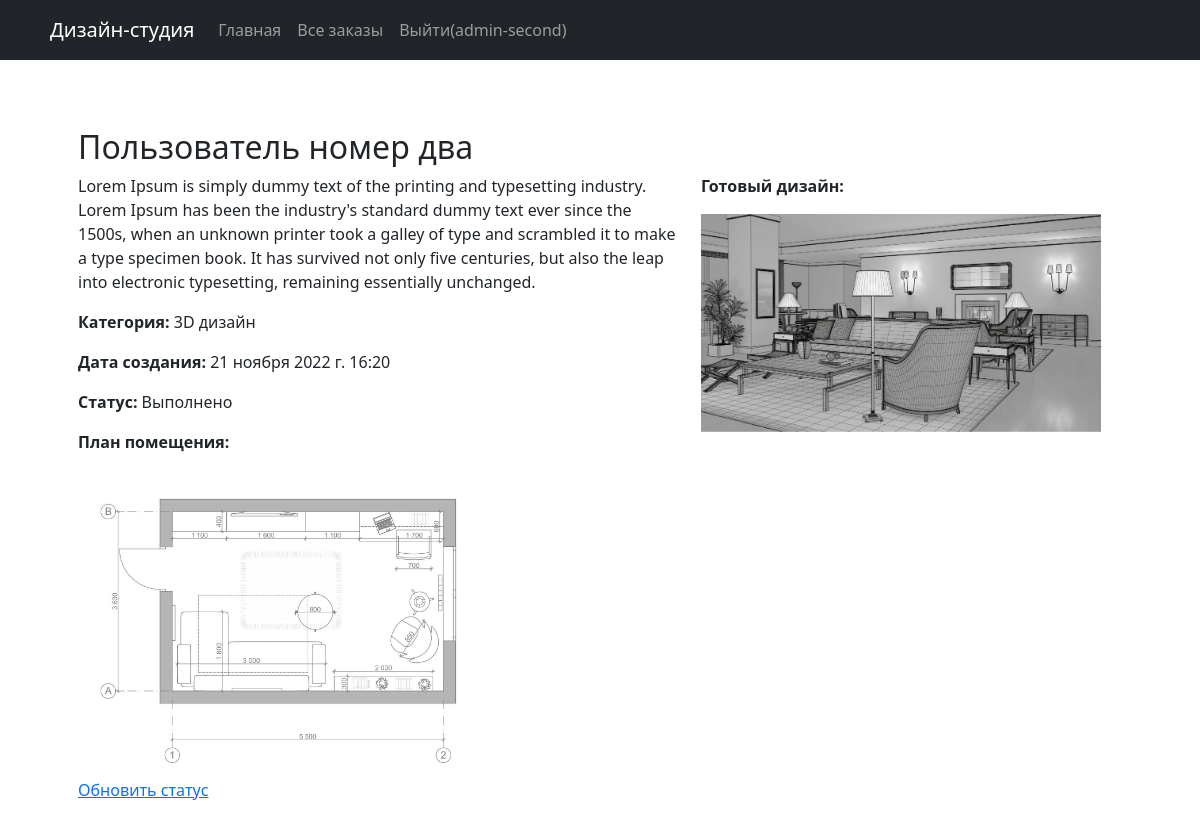
The app's page /order/23 (signed in) with its own data.
### design/models.py (models this page shows, shortened)
class User(AbstractUser):
    name = models.CharField(max_length=254, verbose_name='ФИО', blank=False)
    login = models.CharField(max_length=254, verbose_name='Логин', blank=False, unique=True)
    email = models.EmailField(max_length=254, verbose_name='E-mail', blank=False, unique=True)
    password = models.CharField(max_length=254, verbose_name='Пароль', blank=False)
    role = models.CharField(max_length=254, verbose_name='Роль пользователя', blank=False,
                            choices=(('admin', 'Администратор'), ('user', 'Пользователь')), default='user')
    approval = models.BooleanField(verbose_name='Согласие на обработку персональных данных', default=True)
    username = None
    USERNAME_FIELD = 'login'
    def __str__(self):
        return self.name

class Order(models.Model):
    STATUS_CHOICES = [
        ('new', 'Новая'),
        ('accepted', 'Принято'),
        ('done', 'Выполнено')
    ]
    title = models.CharField(max_length=254, verbose_name='Заявка', blank=False)
    description = models.CharField(max_length=500, verbose_name='Описание', blank=False)
    photo = models.ImageField(max_length=254, upload_to=get_name_file, verbose_name="Фото", blank=False,
                              validators=[FileExtensionValidator(allowed_extensions=['jpg', 'jpeg', 'png', 'bmp'])])
    time_create = models.DateTimeField(auto_now_add=True, verbose_name="Время создания")
    category = models.ForeignKey('Category', verbose_name='Категория', on_delete=models.CASCADE, blank=False)
    status = models.CharField(max_length=254, verbose_name='Статус', choices=STATUS_CHOICES,
                              default='new', blank=False)
    class Meta:
        ordering = ['time_create']
        permissions = (('can_change_status', 'Менять статус заявки'),)
    photo_design = models.ImageField(max_length=254, upload_to=get_name_file, verbose_name="Фото", blank=True)
    name = models.ForeignKey(User, verbose_name='Пользователь', on_delete=models.CASCADE)
    comment = models.TextField(max_length=1000, verbose_name='Комментарий', blank=True)

class Category(models.Model):
    name = models.CharField(max_length=254, verbose_name='Категория', blank=False)
    def __str__(self):
        return self.name
    class Meta:
        permissions = (
            ('can_delete_category', 'Может удалять категории'), ('can_create_category', 'Может добавлять категории'),
        )

### design/views.py (the view)
# urls.py: path('order/<pk>', views.DetailOrder.as_view(), name='detail_order'),
class DetailOrder(LoginRequiredMixin, generic.DetailView):
    model = Order
    template_name = 'general/detail_orders.html'

### templates/general/detail_orders.html (shortened to what this page needs)
{% extends 'base.html' %}
{% block content %}
    <div class="content-md container">
        <div class="row margin-b-20">
            <div class="col-sm-6">
                <h2>{{ order.name }}</h2>
            </div>
        </div>
        <div class="row">
            <div class="col-sm-7 sm-margin-b-50">
                <div class="margin-b-30">
                    <p>{{ order.description }}</p>
                </div>
                <p><strong>Категория: </strong> {{ order.category }}</p>
                <p><strong>Дата создания: </strong> {{ order.time_create }}</p>
                <p><strong>Статус: </strong> {{ order.get_status_display }}</p>
                <p><strong>План помещения: </strong></p>
                <img class="img-responsive" src="{{ order.photo.url }}" alt="Our Office">
            </div>
            {% if order.photo_design %}
                <div class="col-sm-4 col-sm-offset-1">
                    <p><strong>Готовый дизайн: </strong></p>
                    <img class="img-responsive" src="{{ order.photo_design.url }}">
                </div>
            {% endif %}
        </div>
        {% if perms.app.can_change_status %}
            <a class="link" href="{% url 'change_of_status' order.pk %}">Обновить статус</a>
        {% endif %}
    </div>
{% endblock %}

### templates/base.html (shortened to what this page needs)
<!doctype html>
<html lang="ru">
<head>
    {% load static %}
    <link rel="stylesheet" href="{% static 'css/bootstrap.min.css' %}">
    <link rel="stylesheet" href="{% static 'css/style.css' %}">
</head>
<body>
<nav class="navbar navbar-expand-md navbar-dark bg-dark fixed-top">
    <a class="navbar-brand" href="#">Дизайн-студия</a>
    <div class="collapse navbar-collapse" id="navbarsExampleDefault">
        {% block sidebar %}
        <ul class="navbar-nav mr-auto">
            <li class='nav-item'>
                <a class='nav-link' href='{% url "home" %}'>Главная</a>
            </li>
        </ul>
        <ul class="navbar-nav">
            {% if perms.app.can_change_status %}
                <li class='nav-item'>
                    <a class='nav-link' href='{% url "adm_orders" %}'>Все заказы</a>
                </li>
                <li class='nav-item'>
                    <a class='nav-link' href='{% url "logout" %}'>Выйти({{ user.login }})</a>
                </li>
            {% endif %}
        </ul>
        {% endblock %}
    </div>
</nav>
<main role="main" class="container">
    <div class="start-template">
        {% block content %}
        {% endblock %}
    </div>
</main>
</body>
</html>

### design/static/css/style.css (style rules this page uses)
body { padding-top: 5rem; }
.start-template { padding: 3rem 1.5rem; display: flex; flex-direction: column; }
img { width: 300px; }
.img-responsive { width: 400px; }
.bg-dark { padding: 10px 50px; }

### records on screen
User: login "admin-second"
Order: name "Пользователь номер два", description "Lorem Ipsum is simply dummy text of the printing and typesetting industry. Lorem Ipsum has been the industry's standard dummy text ever since the 1500s, when an unknown printer took a galley of type and scrambled it to make a type specimen book. It has survived not only five centuries, but also the leap into electronic typesetting, remaining essentially unchanged.", category "3D дизайн", time_create "21 ноября 2022 г. 16:20", status "Выполнено", photo (picture), photo_design (picture)
